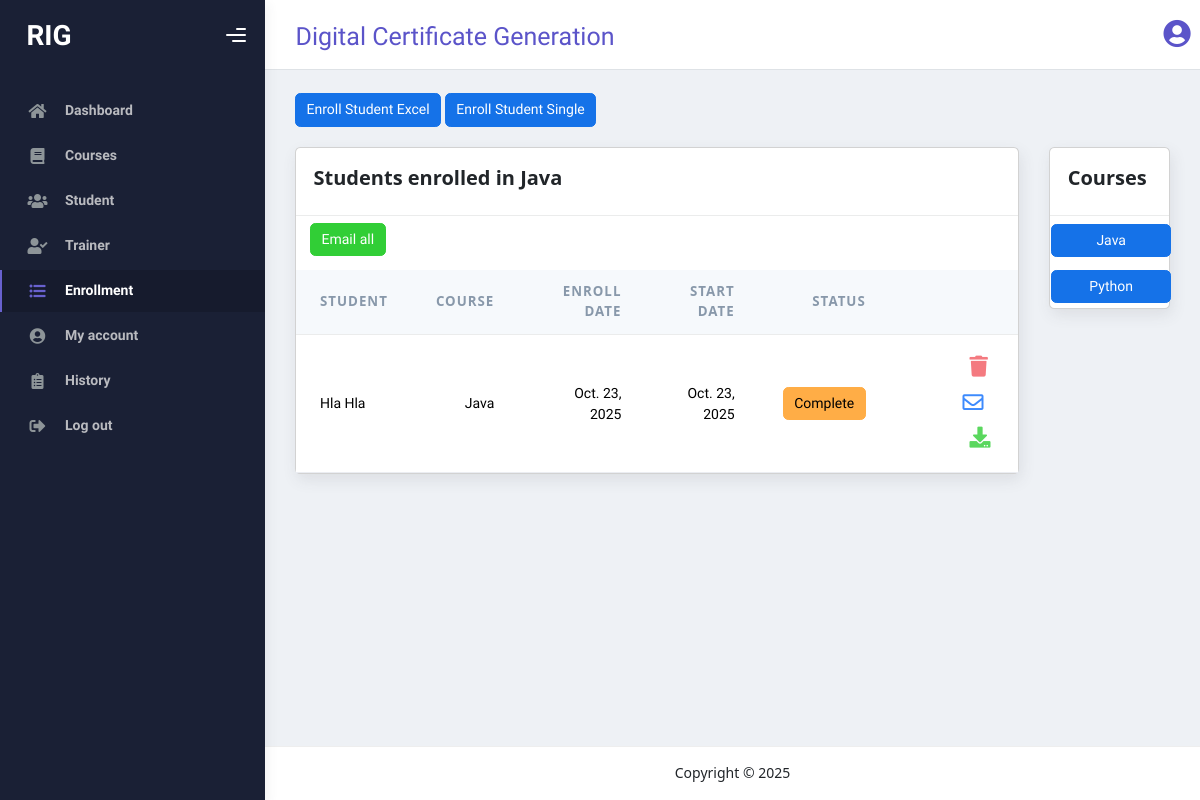
/enrollview/1/, run on the app's committed database.
### myapp/models.py (models this page shows, shortened)
class Course(models.Model):
    course_name=models.CharField(max_length=100)
    short_name=models.CharField(max_length=50,blank=True,null=True)
    trainer_name=models.ForeignKey(Trainer,on_delete=models.SET_NULL,blank=True,null=True)
    def __str__(self):
        return self.course_name

class Enrollment(models.Model):
    enroll_id = models.CharField(max_length=20, blank=True, null=True, unique=True)
    student_name = models.ForeignKey(Student, on_delete=models.CASCADE)
    course_name = models.ForeignKey(Course, on_delete=models.SET_NULL,blank=True,null=True)
    enroll_date = models.DateField(auto_now_add=True)
    start_date=models.DateField(blank=True,null=True)
    end_date = models.DateField(blank=True, null=True)
    email_date = models.DateField(blank=True, null=True)
    status = models.BooleanField(default=False)
    email_status = models.BooleanField(default=False)
    certificate_image = models.ImageField(upload_to='certificates/', blank=True, null=True)

class Student(models.Model):
    student_name=models.CharField(max_length=100)
    email=models.EmailField()
    phone=models.CharField(blank=True,null=True)
    def __str__(self):
        return self.student_name

### myapp/views.py (the view)
# urls.py: path('enrollview/', enrollview, name='enrollview'),
def enrollview(request, id=None):
    course_name = Course.objects.all()
    course = None
    enrollments = None
    all_complete = False
    if id is not None:
        course = Course.objects.get(id=id)
        enrollments = Enrollment.objects.filter(course_name=course, email_status=False)
        if enrollments.exists() and not enrollments.filter(status=False).exists():
            all_complete = True
    return render(request, 'enrollview.html', {
        'course_name': course_name,
        'course': course,
        'enrollments': enrollments,
        'all_complete':all_complete
    })

### templates/enrollview.html (shortened to what this page needs)
{% extends 'starter-template.html' %}
{% block content %}
<a href="{% url 'enrollinput' %}"><button type="button" class="btn btn-primary" style="margin-bottom: 20px;">
    Enroll Student Excel
  </button></a>
  <a href="{% url 'enroll_single_student' %}"><button type="button" class="btn btn-primary" style="margin-bottom: 20px;">
    Enroll Student Single
  </button></a>
   <div class="row">
    <div class="col-md-10">
        <div class="card card-round">
    {% if course %}
    <div class="card-header">
          <div class="card-head-row card-tools-still-right">
            <div class="card-title">
      Students enrolled in {{ course.course_name }}</div>
      </div>
      </div>
      <div class="ms-3 mt-2">
      {% if all_complete %}
      <a href="{% url 'email_all' course.id %}" >
        <button type="button" class="btn btn-success mb-3">Email all</button>
      </a>
      {% else %}
      <a href="{% url 'complete_all_status' course.id %}" >
        <button type="button" class="btn btn-success mb-3">Change All to Complete</button>
      </a>
      {% endif %}
      </div>
      <div class="table-responsive">
        <table class="table align-items-center mb-0">
          <thead class="thead-light">
            <tr>
              <th scope="col" >Student</th>
              <th scope="col" class="text-end">Course</th>
              <th scope="col" class="text-end">Enroll Date</th>
              <th scope="col" class="text-end">Start Date</th>
              <th scope="col" class="text-end">Status</th>
              <th scope="col" class="text-end"></th>
            </tr>
          </thead>
          <tbody>
            {% for i in enrollments %}
            <tr>
              <td><a href="{% url 'detailstudent' i.student_name.id %}" style="color:black;">{{ i.student_name }}</a></td>
              <td class="text-end">{{i.course_name}}</td>
              <td class="text-end">
                {{i.enroll_date}}
              </td>
              <td class="text-end">
                {{i.start_date}}
              </td>
              <td class="text-end">
                {% if i.status == False %}
                <a href="{% url 'comstatus' i.id %}"><button class=" btn btn-secondary">Incomplete</button></a>
                {% else %}
                <button class=" btn btn-warning">Complete</button>
                {% endif %}
              </td>
              <td class="text-end">
                <a href="{% url 'deleteenroll' i.id %}" onclick="return confirm('Are you sure you want to delete this?')"><button type="submit" class="btn btn-icon btn-link btn-danger op-8 btn "><i class="fas fa-trash fs-4"></i></button></a>
                {% if i.status == True %}
                {% if i.email_status == False %}
                <a href="{% url 'email' i.id %}"><button type="submit" class="btn btn-icon btn-link op-8 me-2 "><i class="far fa-envelope fs-4"></i></button></a>
                {% else %}
                <button type="submit" class="btn btn-secondary">Email sent</button>
                {% endif %}
                <a href="{% url 'homeview' i.id %}"><button type="submit" class="btn btn-icon btn-link btn-success op-8"><i class="fas fa-download fs-4"></i></button></a>
                {% endif %}
              </td>
            </tr>
            {% endfor %}
          </tbody>
        </table>
      </div>
    {% else %}
          <div class="m-3">Please select a course from the sidebar to view enrollments.</div>
    {% endif %}
  </div>
      </div>
 <div class="col-md-2">
      <div class="card card-round">
        <div class="card-header">
          <div class="card-head-row card-tools-still-right">
            <div class="card-title">Courses</div>
            </div>
          </div>
    <div class="card-body p-0 ">
      <table align="center">
        {% for i in course_name %}
        <tr>
        <td >
        <div class="mt-2 mb-1" >
          <a href="{% url 'enrollview' i.id %}">
            <button type="button" class="but btn btn-primary">{{ i.course_name }}</button>
          </a>
        </div>
      </td>
    </tr>
        {% endfor %}
  </table>
  </div>
</div>
</div>
</div>
{% endblock content %}

### static/mystyle.css (style rules this page uses)
body { background-color: white; }

### templates/enrollview.html (style rules this page uses)
.but { width:120px; }

### data on the page
Course: course_name "Java"
Enrollment: student_name "Hla Hla", course_name "Java", enroll_date "Oct. 23, 2025", start_date "Oct. 23, 2025", status "Complete"
Course: course_name "Python"
